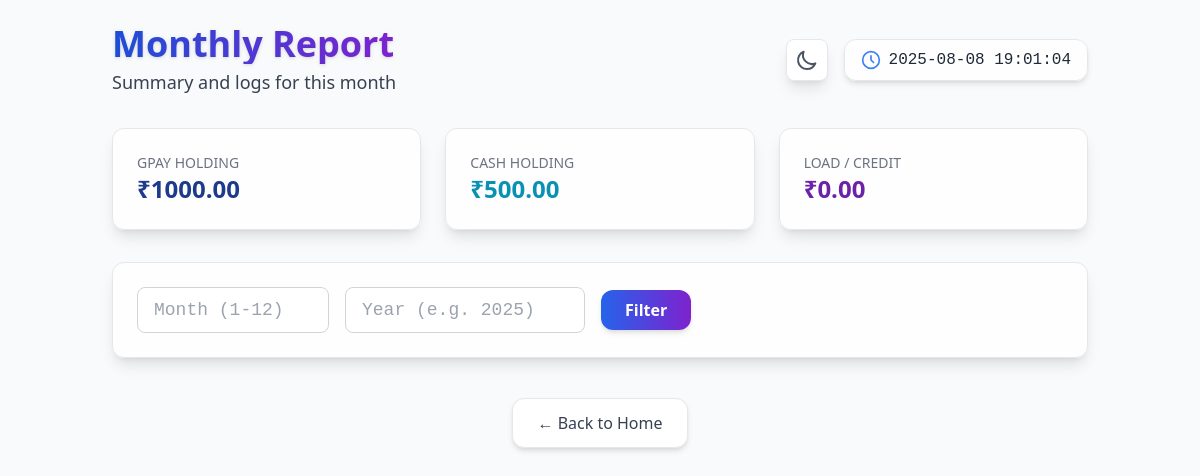
/monthly_report/ (signed in), run on the app's committed database.
### accounts/models.py (models this page shows, shortened)
class Shop(models.Model):
    owner = models.OneToOneField(User, on_delete=models.CASCADE)
    shop_name = models.CharField(max_length=255)
    unique_id = models.CharField(max_length=10, unique=True)
    holding_gpay = models.DecimalField(max_digits=12, decimal_places=2, default=0)
    holding_cash = models.DecimalField(max_digits=12, decimal_places=2, default=0)
    credit = models.DecimalField(max_digits=12, decimal_places=2, default=0)

### accounts/views.py (the view, shortened to what this page needs)
# urls.py: path('monthly_report/', views.monthly_report, name='monthly_report'),
@login_required
def monthly_report(request):
    shop = Shop.objects.get(owner=request.user)
    summary = None
    logs = None
    month = ''
    year = ''
    chart_data = None
    return render(request, 'accounts/monthly_report.html', {
        'summary': summary,
        'logs': logs,
        'month': month,
        'year': year,
        'shop': shop,
        'chart_data': chart_data,
    })

### accounts/templates/accounts/monthly_report.html (shortened to what this page needs)
<!DOCTYPE html>
<html lang="en" class="light">
<head>
  <script src="https://cdn.tailwindcss.com"></script>
</head>
<body class="min-h-screen bg-gray-50 dark:bg-gray-900 transition-colors duration-300">
  <div class="relative z-10 container mx-auto p-6">
    <div class="flex justify-between items-center mb-8">
      <div>
        <h1 class="text-4xl font-bold text-transparent bg-gradient-to-r from-blue-700 to-purple-700 bg-clip-text drop-shadow">
        </h1>
        <p class="text-gray-700 dark:text-gray-300 text-lg mt-1">Summary and logs for this month</p>
      </div>
      <div class="flex items-center gap-4">
        <button onclick="toggleDarkMode()"
                class="p-2 rounded-lg bg-white dark:bg-gray-800 shadow-lg border border-gray-200 dark:border-gray-700 hover:scale-105 transition-all duration-200">
          <svg class="w-6 h-6 text-gray-600 dark:text-gray-300" fill="none" stroke="currentColor" viewBox="0 0 24 24">
            <path stroke-linecap="round" stroke-linejoin="round" stroke-width="2" d="M20.354 15.354A9 9 0 018.646 3.646 9.003 9.003 0 0012 21a9.003 9.003 0 008.354-5.646z" />
          </svg>
        </button>
        <div class="flex items-center gap-2 bg-white/80 dark:bg-gray-800/80 backdrop-blur-lg px-4 py-2 rounded-xl shadow-md border border-gray-200 dark:border-gray-700">
          <svg class="w-5 h-5 text-blue-500" fill="none" stroke="currentColor" stroke-width="2" viewBox="0 0 24 24">
            <circle cx="12" cy="12" r="10" stroke="currentColor" stroke-width="2" fill="none"/>
            <path stroke-linecap="round" stroke-linejoin="round" d="M12 7v5l3 3" />
          </svg>
          <span id="live-time" class="font-mono text-gray-800 dark:text-gray-200"></span>
        </div>
      </div>
    </div>
    <div class="grid grid-cols-1 md:grid-cols-3 gap-6 mb-8">
      <div class="bg-white/90 dark:bg-gray-800/90 rounded-xl p-6 shadow-lg border border-gray-200 dark:border-gray-700">
        <p class="text-sm text-gray-500 dark:text-gray-400 uppercase">GPay Holding</p>
        <p class="text-2xl font-bold text-blue-900 dark:text-blue-400">₹{{ shop.holding_gpay }}</p>
      </div>
      <div class="bg-white/90 dark:bg-gray-800/90 rounded-xl p-6 shadow-lg border border-gray-200 dark:border-gray-700">
        <p class="text-sm text-gray-500 dark:text-gray-400 uppercase">Cash Holding</p>
        <p class="text-2xl font-bold text-cyan-600 dark:text-cyan-400">₹{{ shop.holding_cash }}</p>
      </div>
      <div class="bg-white/90 dark:bg-gray-800/90 rounded-xl p-6 shadow-lg border border-gray-200 dark:border-gray-700">
        <p class="text-sm text-gray-500 dark:text-gray-400 uppercase">Load / Credit</p>
        <p class="text-2xl font-bold text-purple-800 dark:text-purple-400">₹{{ shop.credit }}</p>
      </div>
    </div>
    <form method="post" class="mb-8 flex flex-col md:flex-row gap-4 items-center bg-white/90 dark:bg-gray-800/90 p-6 rounded-xl shadow-lg border border-gray-200 dark:border-gray-700">
        <input type="number" name="month" min="1" max="12" placeholder="Month (1-12)" value="{{ month|default:'' }}"
          class="w-48 px-4 py-2 rounded-lg border border-gray-300 dark:border-gray-600 focus:ring-2 focus:ring-blue-400 focus:outline-none bg-white dark:bg-gray-700 font-mono text-lg text-gray-800 dark:text-gray-200" />
        <input type="number" name="year" min="2000" max="2100" placeholder="Year (e.g. 2025)" value="{{ year|default:'' }}"
          class="w-60 px-4 py-2 rounded-lg border border-gray-300 dark:border-gray-600 focus:ring-2 focus:ring-blue-400 focus:outline-none bg-white dark:bg-gray-700 font-mono text-lg text-gray-800 dark:text-gray-200" />
        <button type="submit"
          class="bg-gradient-to-r from-blue-600 to-purple-700 text-white font-bold px-6 py-2 rounded-xl shadow-md hover:scale-105 transition-all duration-300">
          Filter
        </button>
      </form>
    <div class="flex justify-center mt-10">
        <a href="{% url 'home' %}" class="bg-white dark:bg-gray-800 border border-gray-200 dark:border-gray-700 shadow-md px-6 py-3 rounded-xl hover:bg-gray-100 dark:hover:bg-gray-700 hover:scale-110 hover:shadow-lg text-gray-700 dark:text-gray-300 transition">
            ← Back to Home
          </a>
    </div>
  </div>
</body>
</html>

### data on the page
Shop: holding_gpay "1000.00", holding_cash "500.00", credit "0.00"
